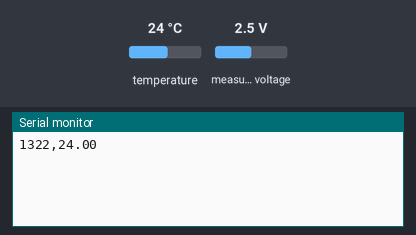
Simulated run of this sketch. Board: ESP8266 (NodeMCU). Shown: the last lines printed to the serial monitor. Inputs (shaded band) come from the test bench; at power-on: temperature 24 °C, measured voltage 2.5 V.

Above: at 1.2 s.
1.3 s: temperature set to 12 °C
At 2.2 s:
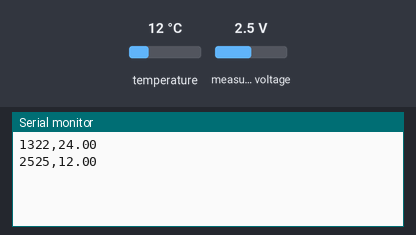
2.8 s: measured voltage set to 0.1 V
At 3.7 s:
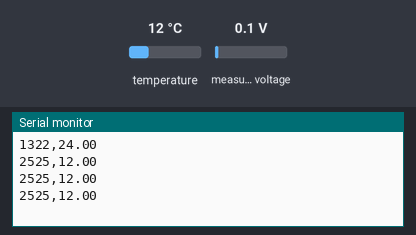
4.3 s: temperature set to 19 °C
At 5.0 s:
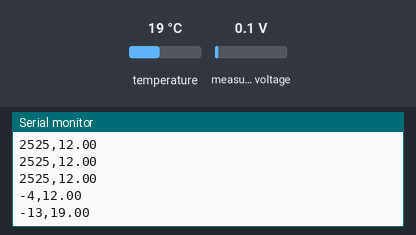
5.8 s: measured voltage set to 1.2 V
At 6.6 s:
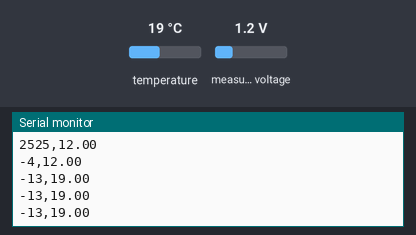
Timing chart, 0 to 8.3 s (numbered marks = the images above; inputs shaded):
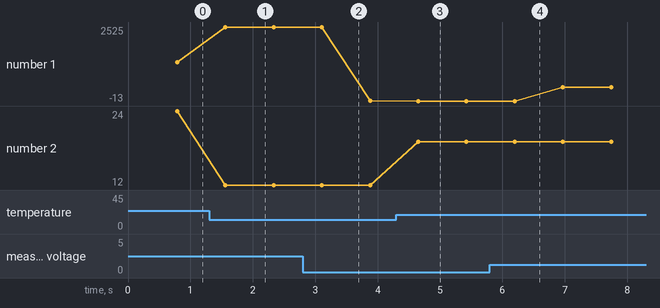

The sketch:

tds.ino
```cpp
#include <DallasTemperature.h>
#include <Adafruit_ADS1X15.h>

#define TDS_PIN     0
#define WTEMP_PIN   D3

OneWire           oneWire(WTEMP_PIN);
DallasTemperature dallas(&oneWire);
Adafruit_ADS1115  ads;

void setup()
{
    Serial.begin(115200);
    dallas.begin();
    // ads.setGain(GAIN_TWOTHIRDS);
    ads.begin();
}

void loop()
{
    int   adc0  = ads.readADC_SingleEnded(TDS_PIN);
    float volt0 = ads.computeVolts(adc0);
    dallas.requestTemperatures();
    float wtemp = dallas.getTempCByIndex(0);

    // temperature compensation
    float C = 1.0 + 0.02*(wtemp - 25.0);
    float V = volt0/C;
    float tds_val = (133.42*V*V*V- 255.86*V*V + 857.39*V) * 0.5;

    // kalibrasi
    tds_val = 1.01*tds_val - 60.4;

    Serial.print(tds_val, 0);
    Serial.print(",");
    Serial.println(wtemp);
}
```

Measured:
- after the input at 1.3 s, the serial monitor: prints a new line after 0.26 s (image 1)
- after the input at 4.3 s, the serial monitor: prints a new line after 0.35 s (image 3)
- plotted number 1: 1322 → 2525 after the input at 1.3 s, 2525 → -4 after the input at 2.8 s, -4 → -13 after the input at 4.3 s, -13 → 461 after the input at 5.8 s
- plotted number 2: 24 → 12 after the input at 1.3 s, 12 → 19 after the input at 4.3 s
